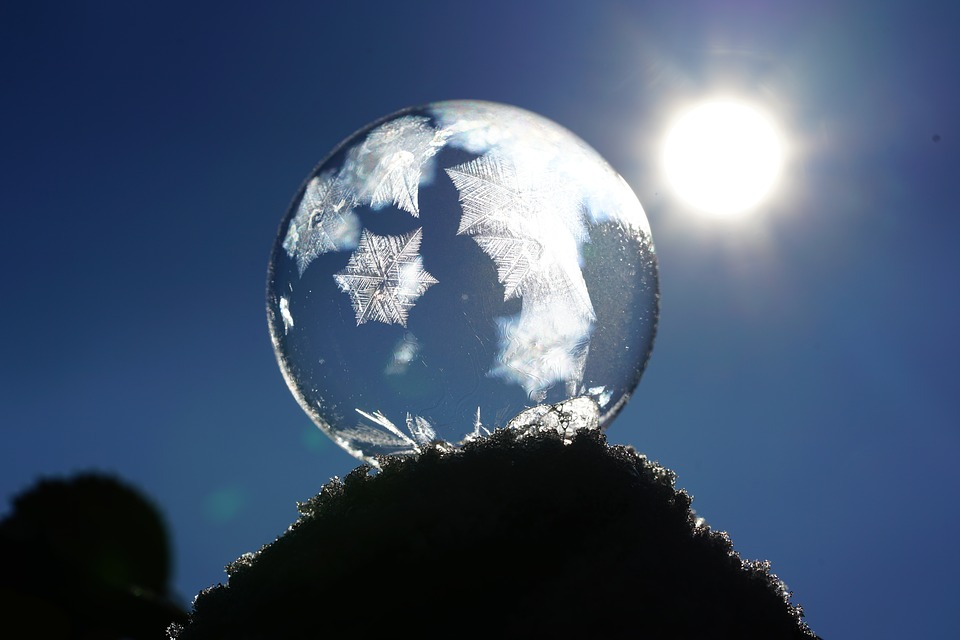
#> input picture Assignment 1/biom_image.jpg, 960 x 640 px
$ jupyter execute --allow-errors Biom_Asgn1_q4.ipynb
#> lines starting #> are read from the running program, lines starting #| are printed output that depends on the picture
[cell 1]
import cv2
import numpy as np
import random
from matplotlib import pyplot as plt

[cell 2]
#-----------Q4 part B - Resize Image----------------

biomImage = cv2.imread('biom_image.jpg') #returns numpy array
#> biomImage is the input picture: shape (640, 960, 3); mean B, G, R 109.7, 84.6, 67.4
rows,col = biomImage.shape[:2]
#> rows = 640; col = 960
# cv2.imshow("Original", biomImage)
# cv2.waitKey(0)
print (biomImage.shape)
#| (640, 960, 3)
resized_image = cv2.resize(biomImage,(int(col/10),int(rows/10)), interpolation = cv2.INTER_AREA)
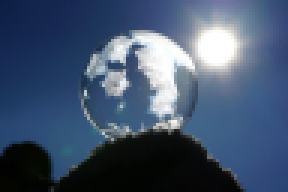
#> resized_image: shape (64, 96, 3) (shown 3 times larger); mean B, G, R 109.7, 84.6, 67.4
# [8 lines of commented-out code are left out]

[cell 3]
# ------Q4 - Part B - Rotation--------------

[cell 4]
image = cv2.imread('biom_image.jpg')
#> (the rest of this cell did not finish here and is left out)

[cell 5]
#0-----------Q4 part C - Adding Noise !! -------------

image = cv2.imread('biom_image.jpg')
row,col = image.shape[:2]
#> row = 640
# cv2.imshow('GrayscaleImage',image)
# cv2.waitKey(0)
# cv2.destroyAllWindows()
salt_pepper_noise = np.zeros((row,col,3),np.uint8)

[cell 6]
probablty = 0.005
for i in range(0,row):
    for j in range(0,col):
#         sum = image[i][j][0] + image[i][j][1] + image[i][j][2]
        rand = random.random()
        if (rand < probablty):
            salt_pepper_noise[i][j][0] = 0
            salt_pepper_noise[i][j][1] = 0
            salt_pepper_noise[i][j][2] = 0
        elif (rand > (1-probablty)):
            salt_pepper_noise[i][j][0] = 255
            salt_pepper_noise[i][j][1] = 255
            salt_pepper_noise[i][j][2] = 255
        else:
            salt_pepper_noise[i][j][0] = image[i][j][0]
            salt_pepper_noise[i][j][1] = image[i][j][1]
            salt_pepper_noise[i][j][2] = image[i][j][2]

# cv2.imshow('Salt_pepper_noise',salt_pepper_noise)
# cv2.waitKey(0)
# cv2.destroyAllWindows()

[cell 7]
# filters - High pass filter - Low pass filter -
# convolution - Spatial domain

# 1. Median Filter

medianFilter_image = cv2.medianBlur(salt_pepper_noise,3)
# cv2.imshow('MedianFilter', medianFilter_image)


# 2. Mean Filter

meankernel = np.ones((3,3),np.float32)/9
meanfilter_image = cv2.filter2D(salt_pepper_noise,-1,meankernel)
# cv2.imshow('MeanFilter',meanfilter_image)


# 3. Gaussian Filter

gaussian = cv2.GaussianBlur(salt_pepper_noise,(5,5),0)
# cv2.imshow('GaussianFilter',gaussian)

# cv2.waitKey()
# cv2.destroyAllWindows()

[cell 8]
# Frequency Domain

image = cv2.cvtColor(salt_pepper_noise, cv2.COLOR_RGB2GRAY)
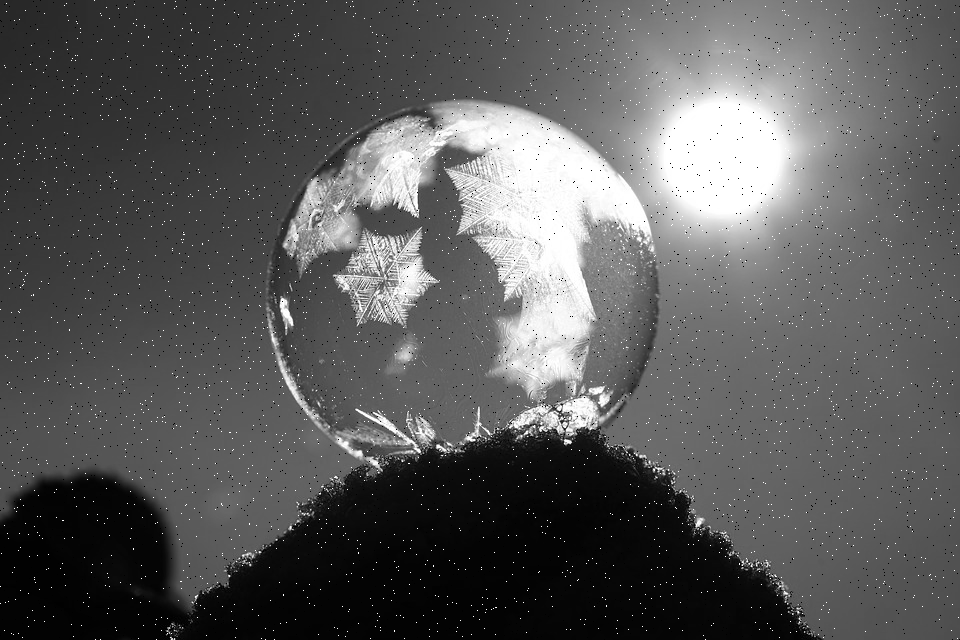
#> image: shape (640, 960); min 0, max 255, mean 90.5
rows,col = image.shape

f = np.fft.fft2(image)
fshift = np.fft.fftshift(f) # shift center
row = int(rows/2)
#> row = 320
coll = int(col/2)
#> coll = 480
fshift[row-30:row+30, coll-30:coll+30] = 0

fi_shift = np.fft.ifftshift(fshift) # shift back
img = np.fft.ifft2(fi_shift) # inverse fft

img = np.abs(img)
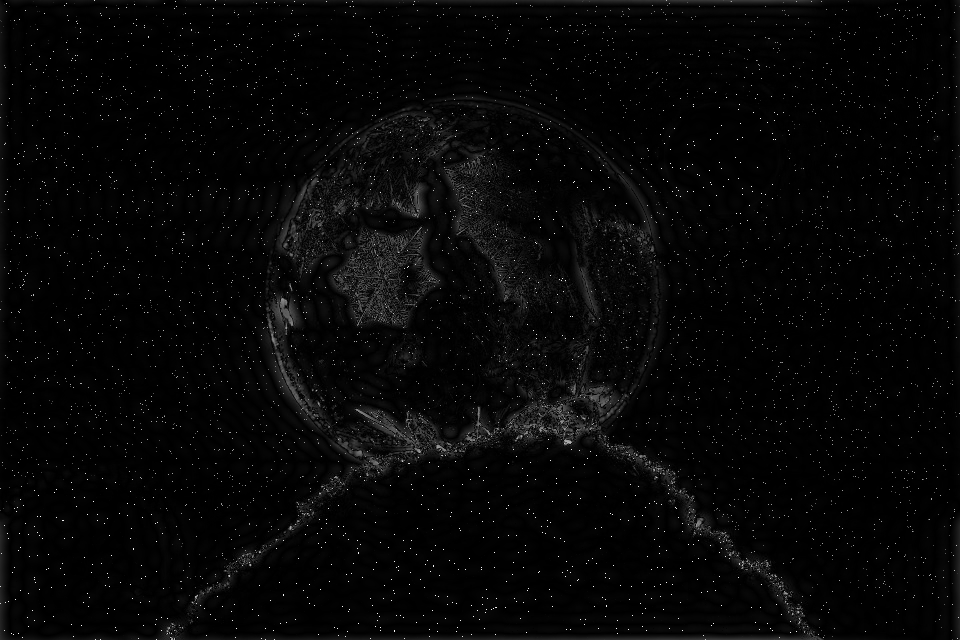
#> img: shape (640, 960) float64; min 0.0012, max 259.7, mean 7; drawn with min black and max white


plt.subplot(121),plt.imshow(image,cmap = 'gray')
plt.title('Input')
plt.subplot(122),plt.imshow(img,cmap = 'gray')
plt.title('Result')

plt.show()
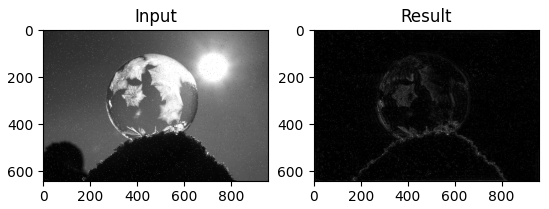
#> figure drawn by matplotlib, 2 panels

[cell 9]
# [29 lines of commented-out code are left out]

[cell 10]
# -------Q4 D - GAUSSIAN AND LAPLACIAN PYRAMID -------------

[cell 11]
def plot(data, title):
    plot.i += 1
    plt.subplot(3,2,plot.i)
    plt.imshow(data)
    plt.title(title)

plot.i = 0
img = cv2.imread('biom_image.jpg')
row,col = img.shape[:2]
#> row = 640
print(img.shape)
#| (640, 960, 3)
for i in range(0,6):
#     print(int(col/2),int(row/2))
    if(i < 3):
        col,row = int(col/2), int(row/2)
        img = cv2.pyrDown(img, dstsize=(col,row))
        plot(img,'Downscaled by 2')
    else:
        col,row = int(col*2),int(row*2)
        img = cv2.pyrUp(img, dstsize=(col,row))
        plot(img,'Upscaled by 2')
#> this loop made 6 passes
#> pass 2, `img = cv2.pyrDown(img, dstsize=(col,row))`:
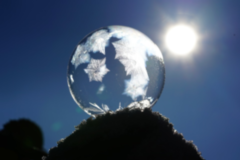
#> img: shape (160, 240, 3); mean B, G, R 109.8, 84.7, 67.5
#> pass 3, `img = cv2.pyrDown(img, dstsize=(col,row))`:
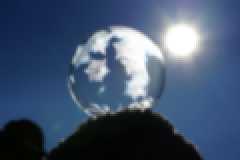
#> img: shape (80, 120, 3) (shown 2 times larger); mean B, G, R 110, 84.8, 67.5
#> after the loop:
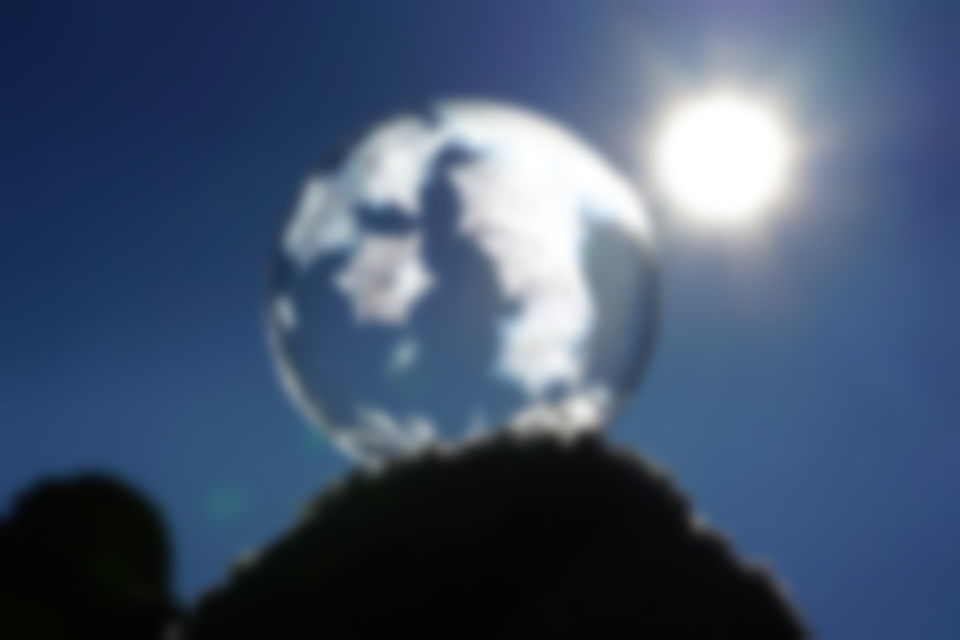
#> img: shape (640, 960, 3); mean B, G, R 109.9, 84.8, 67.6
plt.tight_layout()
plt.show()
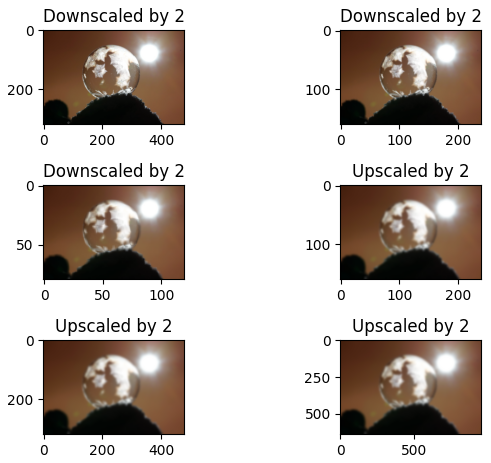
#> figure drawn by matplotlib, 6 panels; B, G, R data is drawn as R, G, B
